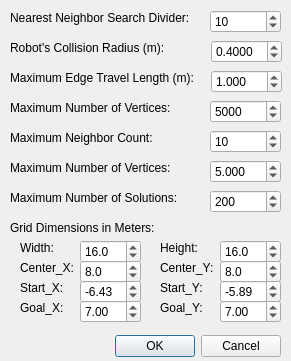
<?xml version="1.0" encoding="UTF-8"?>
<ui version="4.0">
 <class>PRMProperties</class>
 <widget class="QDialog" name="PRMProperties">
  <property name="geometry">
   <rect>
    <x>0</x>
    <y>0</y>
    <width>291</width>
    <height>361</height>
   </rect>
  </property>
  <property name="windowTitle">
   <string>Properties of the PRM Planner</string>
  </property>
  <widget class="QDialogButtonBox" name="buttonBox">
   <property name="geometry">
    <rect>
     <x>10</x>
     <y>330</y>
     <width>271</width>
     <height>32</height>
    </rect>
   </property>
   <property name="orientation">
    <enum>Qt::Horizontal</enum>
   </property>
   <property name="standardButtons">
    <set>QDialogButtonBox::Cancel|QDialogButtonBox::Ok</set>
   </property>
  </widget>
  <widget class="QSpinBox" name="NNSearchDiv">
   <property name="geometry">
    <rect>
     <x>210</x>
     <y>10</y>
     <width>71</width>
     <height>23</height>
    </rect>
   </property>
   <property name="maximum">
    <number>20</number>
   </property>
   <property name="value">
    <number>10</number>
   </property>
  </widget>
  <widget class="QLabel" name="lblNNsearchCard">
   <property name="geometry">
    <rect>
     <x>10</x>
     <y>10</y>
     <width>191</width>
     <height>16</height>
    </rect>
   </property>
   <property name="text">
    <string>Nearest Neighbor Search Divider:</string>
   </property>
  </widget>
  <widget class="QLabel" name="lblNNsearchCard_2">
   <property name="geometry">
    <rect>
     <x>10</x>
     <y>40</y>
     <width>191</width>
     <height>16</height>
    </rect>
   </property>
   <property name="text">
    <string>Robot's Collision Radius (m):</string>
   </property>
  </widget>
  <widget class="QLabel" name="lblNNsearchCard_3">
   <property name="geometry">
    <rect>
     <x>10</x>
     <y>70</y>
     <width>191</width>
     <height>16</height>
    </rect>
   </property>
   <property name="text">
    <string>Maximum Edge Travel Length (m):</string>
   </property>
  </widget>
  <widget class="QLabel" name="lblNNsearchCard_4">
   <property name="geometry">
    <rect>
     <x>10</x>
     <y>100</y>
     <width>191</width>
     <height>16</height>
    </rect>
   </property>
   <property name="text">
    <string>Maximum Number of Vertices:</string>
   </property>
  </widget>
  <widget class="QLabel" name="lblNNsearchCard_5">
   <property name="geometry">
    <rect>
     <x>10</x>
     <y>190</y>
     <width>191</width>
     <height>16</height>
    </rect>
   </property>
   <property name="text">
    <string>Maximum Number of Solutions:</string>
   </property>
  </widget>
  <widget class="QSpinBox" name="MaxNumSol">
   <property name="geometry">
    <rect>
     <x>210</x>
     <y>190</y>
     <width>71</width>
     <height>23</height>
    </rect>
   </property>
   <property name="maximum">
    <number>1000</number>
   </property>
   <property name="singleStep">
    <number>10</number>
   </property>
   <property name="value">
    <number>200</number>
   </property>
  </widget>
  <widget class="QSpinBox" name="MaxNumVert">
   <property name="geometry">
    <rect>
     <x>210</x>
     <y>100</y>
     <width>71</width>
     <height>23</height>
    </rect>
   </property>
   <property name="maximum">
    <number>100000</number>
   </property>
   <property name="singleStep">
    <number>100</number>
   </property>
   <property name="value">
    <number>5000</number>
   </property>
  </widget>
  <widget class="QDoubleSpinBox" name="RobotRadius">
   <property name="geometry">
    <rect>
     <x>211</x>
     <y>40</y>
     <width>71</width>
     <height>23</height>
    </rect>
   </property>
   <property name="decimals">
    <number>4</number>
   </property>
   <property name="singleStep">
    <double>0.001000000000000</double>
   </property>
   <property name="value">
    <double>0.400000000000000</double>
   </property>
  </widget>
  <widget class="QDoubleSpinBox" name="MaxEdgeLength">
   <property name="geometry">
    <rect>
     <x>211</x>
     <y>70</y>
     <width>71</width>
     <height>23</height>
    </rect>
   </property>
   <property name="decimals">
    <number>3</number>
   </property>
   <property name="singleStep">
    <double>0.010000000000000</double>
   </property>
   <property name="value">
    <double>1.000000000000000</double>
   </property>
  </widget>
  <widget class="QLabel" name="lblNNsearchCard_6">
   <property name="geometry">
    <rect>
     <x>10</x>
     <y>220</y>
     <width>191</width>
     <height>16</height>
    </rect>
   </property>
   <property name="text">
    <string>Grid Dimensions in Meters:</string>
   </property>
  </widget>
  <widget class="QLabel" name="lblNNsearchCard_7">
   <property name="geometry">
    <rect>
     <x>20</x>
     <y>240</y>
     <width>41</width>
     <height>16</height>
    </rect>
   </property>
   <property name="text">
    <string>Width:</string>
   </property>
  </widget>
  <widget class="QLabel" name="lblNNsearchCard_8">
   <property name="geometry">
    <rect>
     <x>160</x>
     <y>240</y>
     <width>41</width>
     <height>16</height>
    </rect>
   </property>
   <property name="text">
    <string>Height:</string>
   </property>
  </widget>
  <widget class="QDoubleSpinBox" name="GridHeight">
   <property name="geometry">
    <rect>
     <x>220</x>
     <y>240</y>
     <width>61</width>
     <height>23</height>
    </rect>
   </property>
   <property name="decimals">
    <number>1</number>
   </property>
   <property name="minimum">
    <double>0.100000000000000</double>
   </property>
   <property name="maximum">
    <double>1000.000000000000000</double>
   </property>
   <property name="singleStep">
    <double>0.100000000000000</double>
   </property>
   <property name="value">
    <double>16.000000000000000</double>
   </property>
  </widget>
  <widget class="QDoubleSpinBox" name="GridWidth">
   <property name="geometry">
    <rect>
     <x>80</x>
     <y>240</y>
     <width>61</width>
     <height>23</height>
    </rect>
   </property>
   <property name="decimals">
    <number>1</number>
   </property>
   <property name="minimum">
    <double>0.100000000000000</double>
   </property>
   <property name="maximum">
    <double>1000.000000000000000</double>
   </property>
   <property name="singleStep">
    <double>0.100000000000000</double>
   </property>
   <property name="value">
    <double>16.000000000000000</double>
   </property>
  </widget>
  <widget class="QLabel" name="lblNNsearchCard_9">
   <property name="geometry">
    <rect>
     <x>160</x>
     <y>260</y>
     <width>61</width>
     <height>16</height>
    </rect>
   </property>
   <property name="text">
    <string>Center_Y:</string>
   </property>
  </widget>
  <widget class="QDoubleSpinBox" name="GridCenterX">
   <property name="geometry">
    <rect>
     <x>80</x>
     <y>260</y>
     <width>61</width>
     <height>23</height>
    </rect>
   </property>
   <property name="decimals">
    <number>1</number>
   </property>
   <property name="minimum">
    <double>-100.000000000000000</double>
   </property>
   <property name="maximum">
    <double>100.000000000000000</double>
   </property>
   <property name="singleStep">
    <double>0.100000000000000</double>
   </property>
   <property name="value">
    <double>8.000000000000000</double>
   </property>
  </widget>
  <widget class="QLabel" name="lblNNsearchCard_10">
   <property name="geometry">
    <rect>
     <x>20</x>
     <y>260</y>
     <width>61</width>
     <height>16</height>
    </rect>
   </property>
   <property name="text">
    <string>Center_X:</string>
   </property>
  </widget>
  <widget class="QDoubleSpinBox" name="GridCenterY">
   <property name="geometry">
    <rect>
     <x>220</x>
     <y>260</y>
     <width>61</width>
     <height>23</height>
    </rect>
   </property>
   <property name="decimals">
    <number>1</number>
   </property>
   <property name="minimum">
    <double>-100.000000000000000</double>
   </property>
   <property name="singleStep">
    <double>0.100000000000000</double>
   </property>
   <property name="value">
    <double>8.000000000000000</double>
   </property>
  </widget>
  <widget class="QDoubleSpinBox" name="RobotStart_Y">
   <property name="geometry">
    <rect>
     <x>220</x>
     <y>280</y>
     <width>61</width>
     <height>23</height>
    </rect>
   </property>
   <property name="decimals">
    <number>2</number>
   </property>
   <property name="minimum">
    <double>-100.000000000000000</double>
   </property>
   <property name="singleStep">
    <double>0.100000000000000</double>
   </property>
   <property name="value">
    <double>-5.890000000000000</double>
   </property>
  </widget>
  <widget class="QDoubleSpinBox" name="RobotStart_X">
   <property name="geometry">
    <rect>
     <x>80</x>
     <y>280</y>
     <width>61</width>
     <height>23</height>
    </rect>
   </property>
   <property name="decimals">
    <number>2</number>
   </property>
   <property name="minimum">
    <double>-100.000000000000000</double>
   </property>
   <property name="maximum">
    <double>100.000000000000000</double>
   </property>
   <property name="singleStep">
    <double>0.100000000000000</double>
   </property>
   <property name="value">
    <double>-6.430000000000000</double>
   </property>
  </widget>
  <widget class="QLabel" name="RobotStartX">
   <property name="geometry">
    <rect>
     <x>20</x>
     <y>280</y>
     <width>51</width>
     <height>16</height>
    </rect>
   </property>
   <property name="text">
    <string>Start_X:</string>
   </property>
  </widget>
  <widget class="QLabel" name="lblNNsearchCard_12">
   <property name="geometry">
    <rect>
     <x>160</x>
     <y>280</y>
     <width>51</width>
     <height>16</height>
    </rect>
   </property>
   <property name="text">
    <string>Start_Y:</string>
   </property>
  </widget>
  <widget class="QDoubleSpinBox" name="RobotGoal_Y">
   <property name="geometry">
    <rect>
     <x>220</x>
     <y>300</y>
     <width>61</width>
     <height>23</height>
    </rect>
   </property>
   <property name="decimals">
    <number>2</number>
   </property>
   <property name="minimum">
    <double>-100.000000000000000</double>
   </property>
   <property name="singleStep">
    <double>0.100000000000000</double>
   </property>
   <property name="value">
    <double>7.000000000000000</double>
   </property>
  </widget>
  <widget class="QDoubleSpinBox" name="RobotGoal_X">
   <property name="geometry">
    <rect>
     <x>80</x>
     <y>300</y>
     <width>61</width>
     <height>23</height>
    </rect>
   </property>
   <property name="decimals">
    <number>2</number>
   </property>
   <property name="minimum">
    <double>-100.000000000000000</double>
   </property>
   <property name="maximum">
    <double>100.000000000000000</double>
   </property>
   <property name="singleStep">
    <double>0.100000000000000</double>
   </property>
   <property name="value">
    <double>7.000000000000000</double>
   </property>
  </widget>
  <widget class="QLabel" name="RobotGoalY">
   <property name="geometry">
    <rect>
     <x>160</x>
     <y>300</y>
     <width>51</width>
     <height>16</height>
    </rect>
   </property>
   <property name="text">
    <string>Goal_Y:</string>
   </property>
  </widget>
  <widget class="QLabel" name="lblNNsearchCard_14">
   <property name="geometry">
    <rect>
     <x>20</x>
     <y>300</y>
     <width>51</width>
     <height>16</height>
    </rect>
   </property>
   <property name="text">
    <string>Goal_X:</string>
   </property>
  </widget>
  <widget class="QLabel" name="lblNNsearchCard_11">
   <property name="geometry">
    <rect>
     <x>10</x>
     <y>130</y>
     <width>191</width>
     <height>16</height>
    </rect>
   </property>
   <property name="text">
    <string>Maximum Neighbor Count:</string>
   </property>
  </widget>
  <widget class="QSpinBox" name="MaxNumNeighbor">
   <property name="geometry">
    <rect>
     <x>210</x>
     <y>130</y>
     <width>71</width>
     <height>23</height>
    </rect>
   </property>
   <property name="maximum">
    <number>50</number>
   </property>
   <property name="singleStep">
    <number>1</number>
   </property>
   <property name="value">
    <number>10</number>
   </property>
  </widget>
  <widget class="QLabel" name="lblNNsearchCard_13">
   <property name="geometry">
    <rect>
     <x>10</x>
     <y>160</y>
     <width>191</width>
     <height>16</height>
    </rect>
   </property>
   <property name="text">
    <string>Maximum Number of Vertices:</string>
   </property>
  </widget>
  <widget class="QDoubleSpinBox" name="MaxEdgeLength_2">
   <property name="geometry">
    <rect>
     <x>210</x>
     <y>160</y>
     <width>71</width>
     <height>23</height>
    </rect>
   </property>
   <property name="decimals">
    <number>3</number>
   </property>
   <property name="singleStep">
    <double>0.010000000000000</double>
   </property>
   <property name="value">
    <double>5.000000000000000</double>
   </property>
  </widget>
 </widget>
 <resources/>
 <connections>
  <connection>
   <sender>buttonBox</sender>
   <signal>rejected()</signal>
   <receiver>PRMProperties</receiver>
   <slot>reject()</slot>
   <hints>
    <hint type="sourcelabel">
     <x>316</x>
     <y>260</y>
    </hint>
    <hint type="destinationlabel">
     <x>286</x>
     <y>274</y>
    </hint>
   </hints>
  </connection>
 </connections>
</ui>
